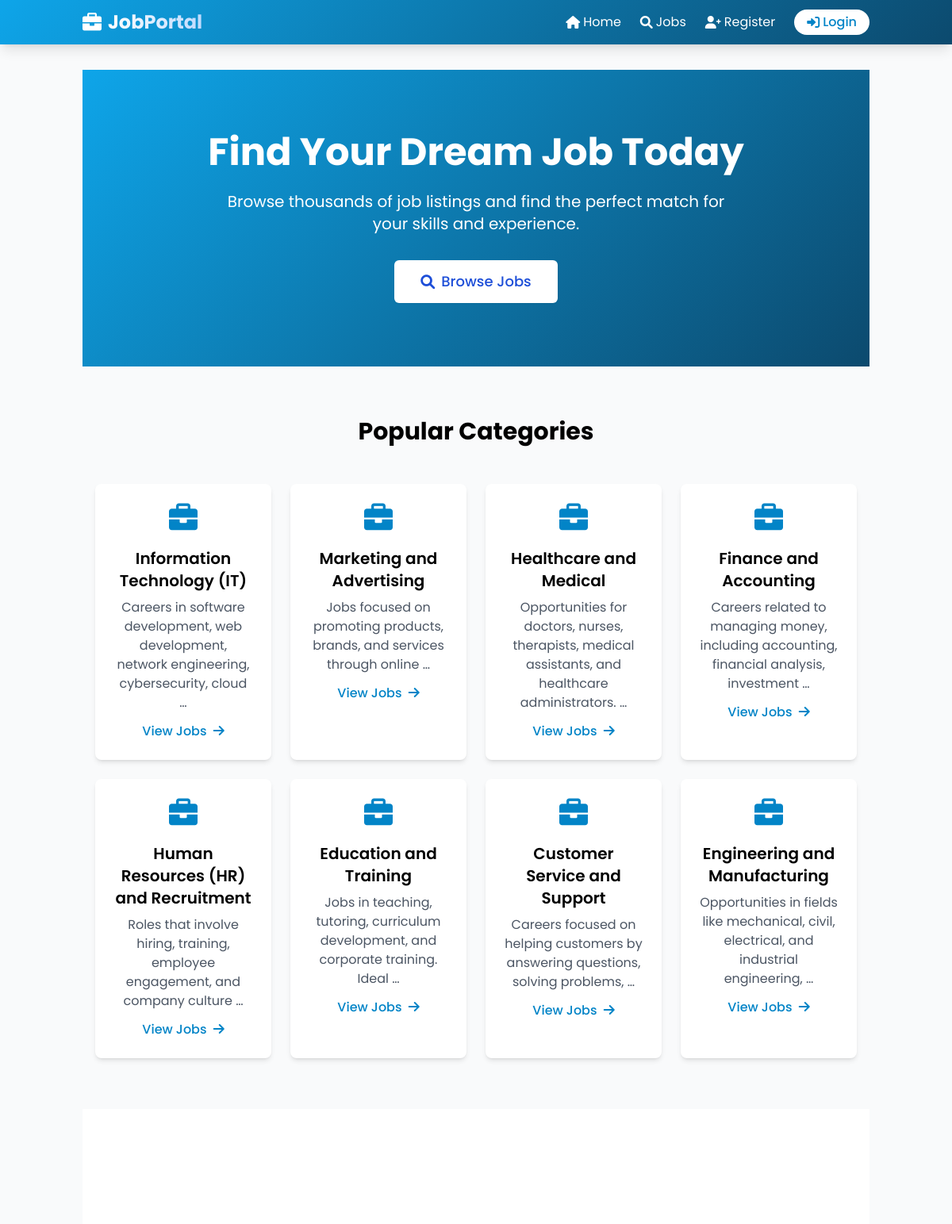
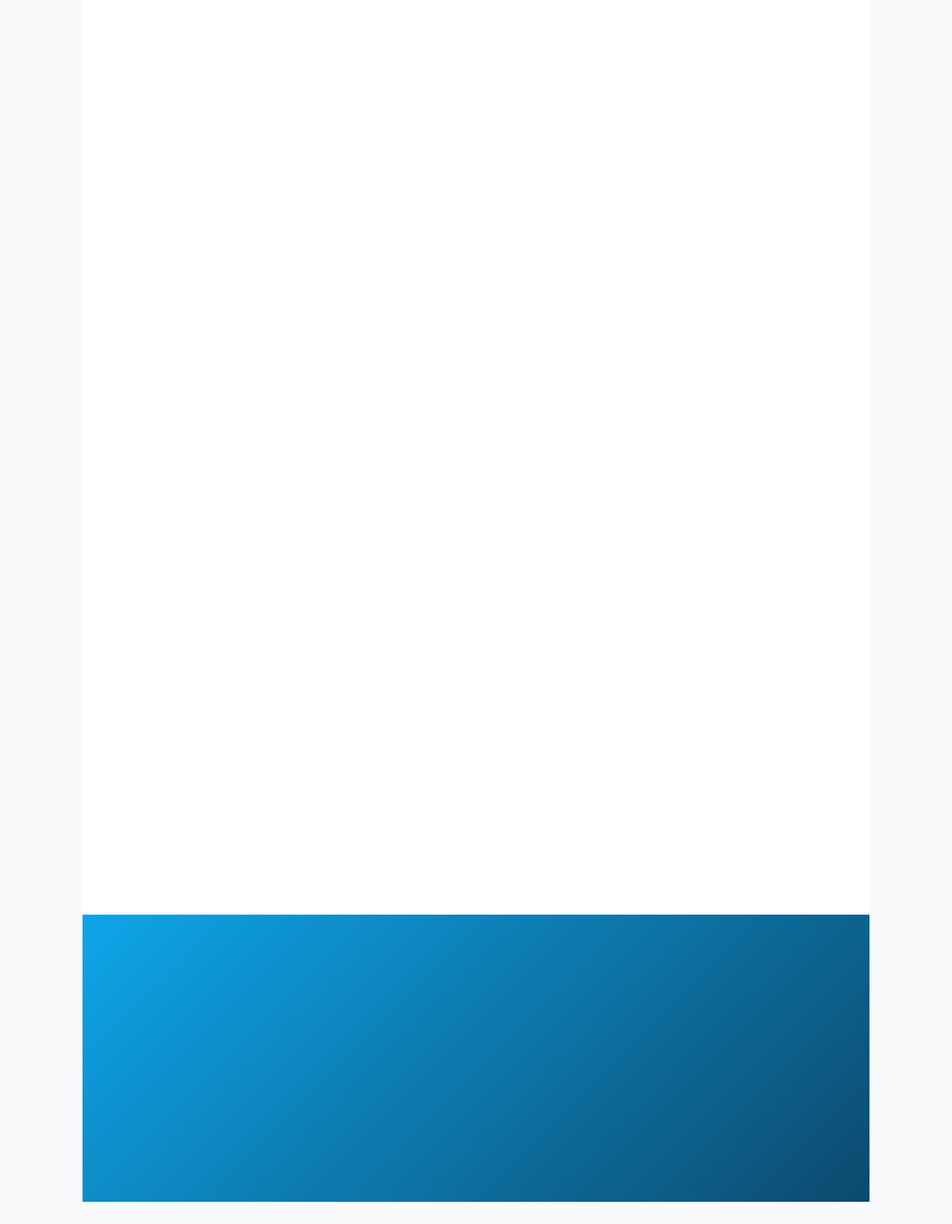
The page / on the database its author committed (2 pictures, top to bottom).
### jobs/models.py (models this page shows, shortened)
class JobCategory(models.Model):
    name = models.CharField(max_length=100)
    description = models.TextField(blank=True, null=True)

### jobs/views.py (the view)
# urls.py: path('', views.home, name='home'),
def home(request):
    jobs = Job.objects.filter(is_active=True).order_by('-posted_date')[:6]
    categories = JobCategory.objects.all()
    return render(request, 'jobs/home.html', {'jobs': jobs, 'categories': categories})

### jobs/templates/jobs/home.html (shortened to what this page needs)
{% extends "base.html" %}
{% load static %}
{% block content %}
    <section class="gradient-bg text-white py-20">
        <div class="container mx-auto px-4 text-center animate-fade-in">
            <h1 class="text-4xl md:text-5xl font-bold mb-6">Find Your Dream Job Today</h1>
            <p class="text-xl mb-8 max-w-2xl mx-auto">Browse thousands of job listings and find the perfect match for your skills and experience.</p>
            <a href="{% url 'job_list' %}" class="inline-flex items-center px-8 py-3 border border-transparent text-lg font-medium rounded-md shadow-sm text-blue-700 bg-white hover:bg-blue-50 focus:outline-none focus:ring-2 focus:ring-offset-2 focus:ring-white transition duration-300 hover-scale">
                <i class="fas fa-search mr-2"></i> Browse Jobs
            </a>
        </div>
    </section>
    <section class="py-16 bg-gray-50">
        <div class="container mx-auto px-4 animate-fade-in" style="animation-delay: 0.1s;">
            <h2 class="text-3xl font-bold mb-12 text-center">Popular Categories</h2>
            <div class="grid grid-cols-1 sm:grid-cols-2 md:grid-cols-3 lg:grid-cols-4 gap-6">
                {% for category in categories %}
                    <a href="{% url 'job_list' %}?category={{ category.id }}" class="bg-white p-6 rounded-lg shadow-md hover:shadow-lg transition duration-300 text-center hover-scale">
                        <div class="text-primary-600 text-4xl mb-4">
                            <i class="fas fa-{{ category.icon|default:'briefcase' }}"></i>
                        </div>
                        <h3 class="text-xl font-semibold mb-2">{{ category.name }}</h3>
                        <p class="text-gray-600">{{ category.description|truncatewords:10 }}</p>
                        <span class="inline-block mt-3 text-primary-600 font-medium">View Jobs <i class="fas fa-arrow-right ml-1"></i></span>
                    </a>
                {% endfor %}
            </div>
        </div>
    </section>
    <section class="py-16 bg-white">
    </section>
    <section class="gradient-bg text-white py-20">
    </section>
{% endblock %}

### templates/base.html (style rules this page uses)
.gradient-bg { background: linear-gradient(135deg, #0ea5e9 0%, #0c4a6e 100%); }
.hover-scale { transition: transform 0.3s ease; }

### rows shown on the page
JobCategory: name "Information Technology (IT)", description "Careers in software development, web development, network engineering, cybersecurity, cloud …"
JobCategory: name "Marketing and Advertising", description "Jobs focused on promoting products, brands, and services through online …"
JobCategory: name "Healthcare and Medical", description "Opportunities for doctors, nurses, therapists, medical assistants, and healthcare administrators. …"
JobCategory: name "Finance and Accounting", description "Careers related to managing money, including accounting, financial analysis, investment …"
JobCategory: name "Human Resources (HR) and Recruitment", description "Roles that involve hiring, training, employee engagement, and company culture …"
JobCategory: name "Education and Training", description "Jobs in teaching, tutoring, curriculum development, and corporate training. Ideal …"
JobCategory: name "Customer Service and Support", description "Careers focused on helping customers by answering questions, solving problems, …"
JobCategory: name "Engineering and Manufacturing", description "Opportunities in fields like mechanical, civil, electrical, and industrial engineering, …"
